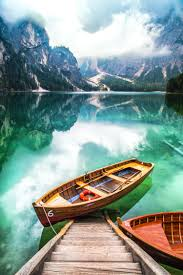
#> input picture assets/scene.jpeg, 183 x 275 px
$ python 0.17adaptiveThresh.py
#> lines starting #> are read from the running program, lines starting #| are printed output that depends on the picture
import cv2 as cv
import matplotlib.pyplot as plt
import numpy as np

img = cv.imread("assets/scene.jpeg")
#> img is the input picture: shape (275, 183, 3); mean B, G, R 149.5, 155.5, 135.1
cv.imshow("Scene",img)

gray = cv.cvtColor(img,cv.COLOR_BGR2GRAY)
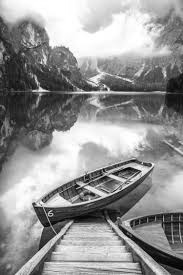
#> gray: shape (275, 183); min 1, max 255, mean 148.7
cv.imshow('Gray',gray)

adaptive_thresh = cv.adaptiveThreshold(gray,255,cv.ADAPTIVE_THRESH_GAUSSIAN_C, cv.THRESH_BINARY , 11, 3 )
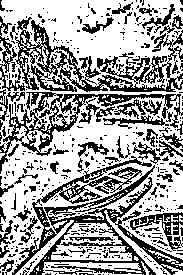
#> adaptive_thresh: shape (275, 183); 63.1% white; black in thin lines or dots
cv.imshow('Adaptive Thresholding',adaptive_thresh)


cv.waitKey(0)

$ run again, with assets/cat.jpg copied over assets/scene.jpeg
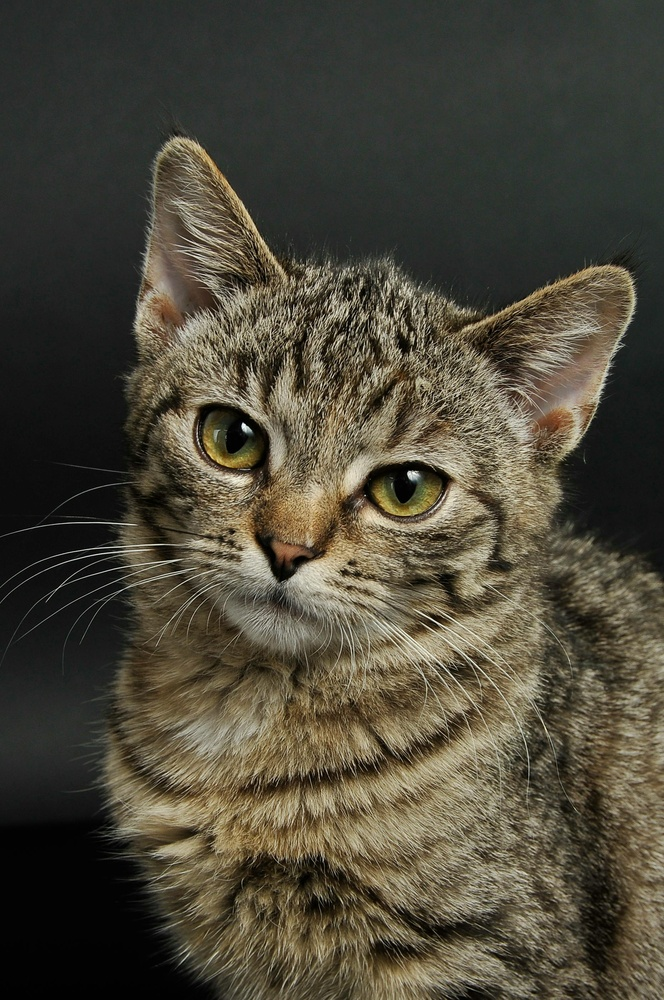
#> input picture assets/cat.jpg, 664 x 1000 px, shrunk from 1862 x 2804 before the run
#> img is the input picture: shape (1000, 664, 3); mean B, G, R 57.2, 71.5, 76.1
#> `gray = cv.cvtColor(img,cv.COLOR_BGR2GRAY)`:
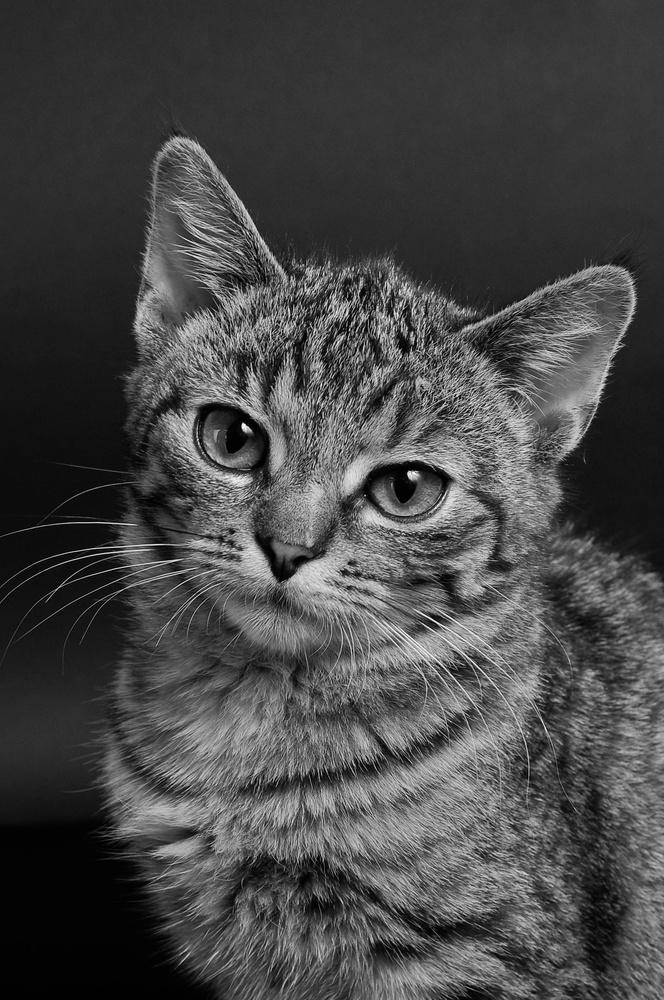
#> gray: shape (1000, 664); min 0, max 254, mean 71.2
#> `adaptive_thresh = cv.adaptiveThreshold(gray,255,cv.ADAPTIVE_THRESH_GAU..`:
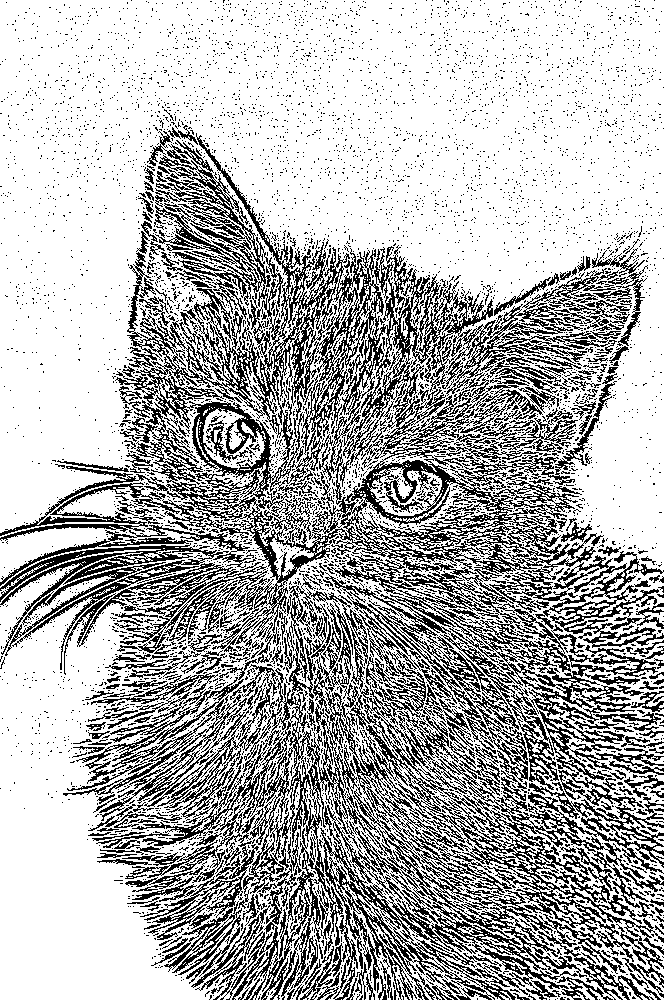
#> adaptive_thresh: shape (1000, 664); 70% white; black in thin lines or dots

$ run again, with assets/cat2.jpg copied over assets/scene.jpeg
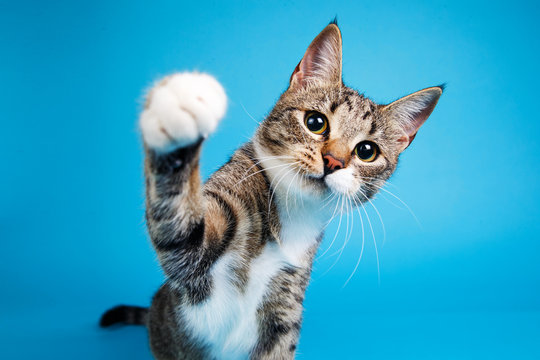
#> input picture assets/cat2.jpg, 540 x 360 px
#> img is the input picture: shape (360, 540, 3); mean B, G, R 191.9, 160, 55.5
#> `gray = cv.cvtColor(img,cv.COLOR_BGR2GRAY)`:
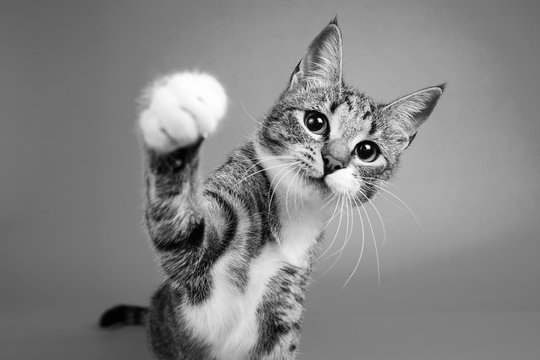
#> gray: shape (360, 540); min 0, max 255, mean 132.4
#> `adaptive_thresh = cv.adaptiveThreshold(gray,255,cv.ADAPTIVE_THRESH_GAU..`:
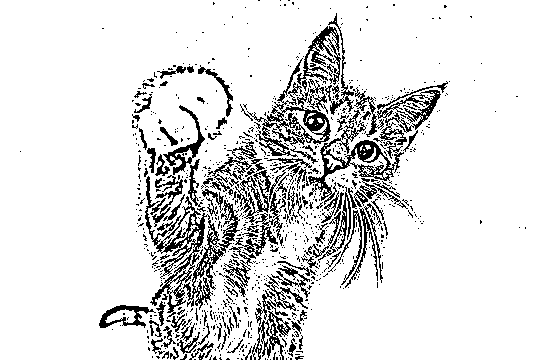
#> adaptive_thresh: shape (360, 540); 87.3% white; black in thin lines or dots

$ run again, with assets/landscape.jpg copied over assets/scene.jpeg
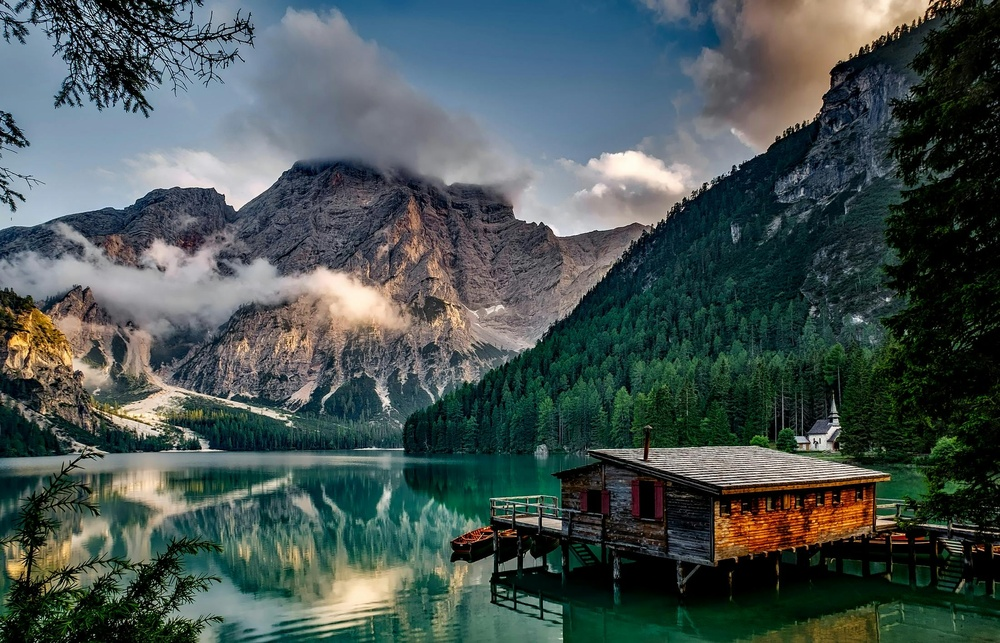
#> input picture assets/landscape.jpg, 1000 x 643 px, shrunk from 2200 x 1414 before the run
#> img is the input picture: shape (643, 1000, 3); mean B, G, R 82.7, 84.3, 71.5
#> `gray = cv.cvtColor(img,cv.COLOR_BGR2GRAY)`:
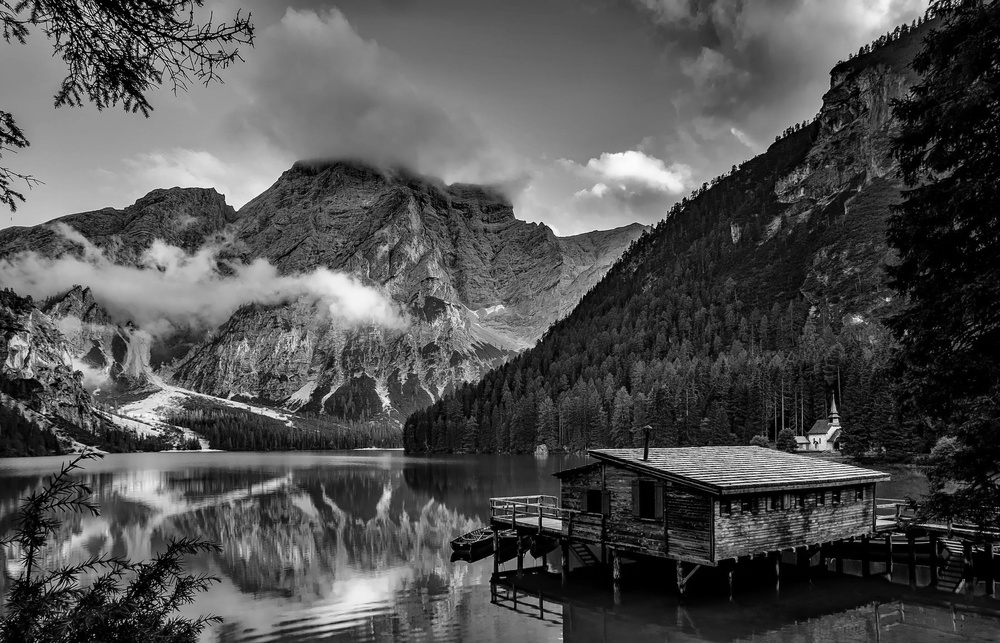
#> gray: shape (643, 1000); min 0, max 255, mean 80.3
#> `adaptive_thresh = cv.adaptiveThreshold(gray,255,cv.ADAPTIVE_THRESH_GAU..`:
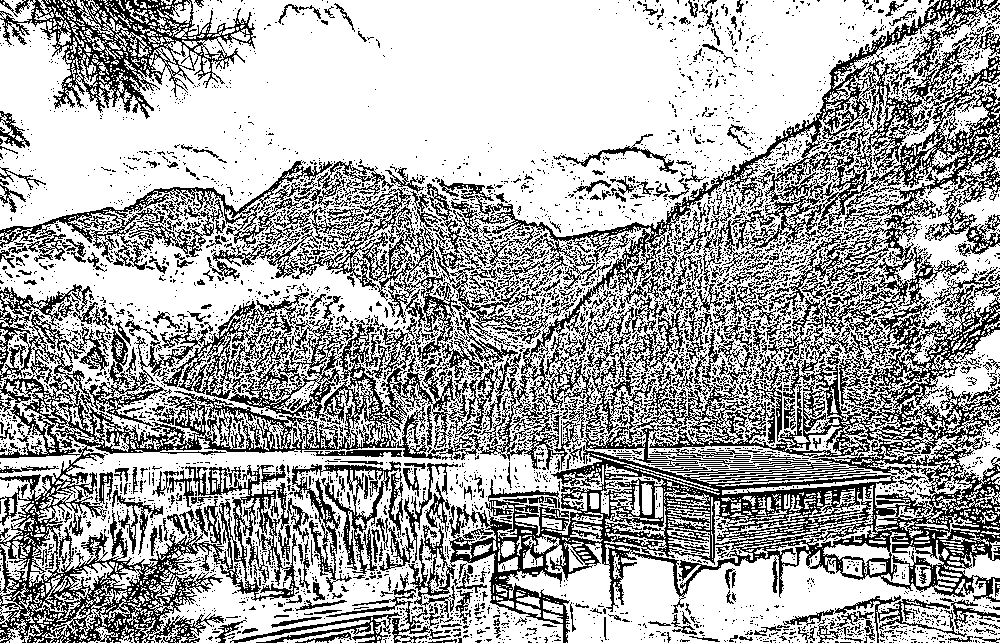
#> adaptive_thresh: shape (643, 1000); 66.5% white; black in thin lines or dots
